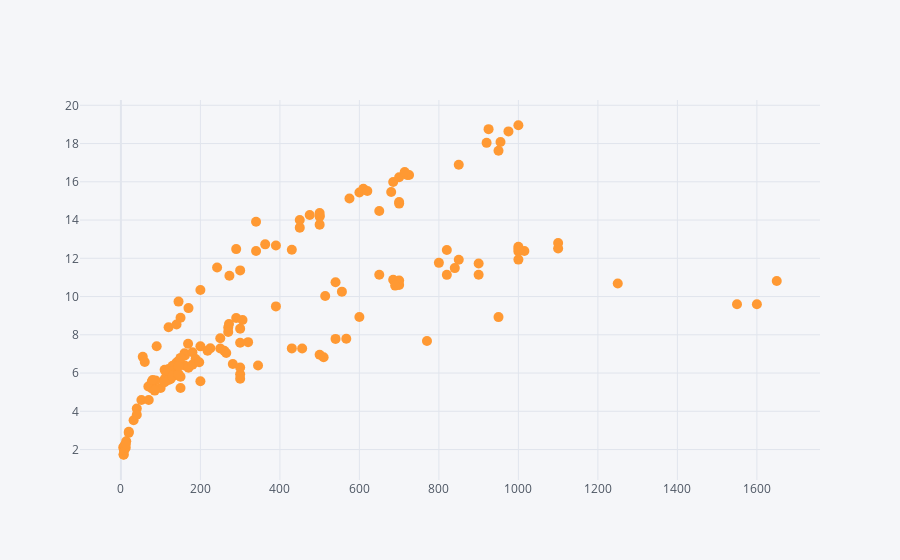

The cell this chart's notebook holds for it:
### Code cell
bagsdata.iplot(kind='scatter',x='Cost',y='Height',mode='markers',size=10)

### Figure 1 — Plotly figure (JSON) as saved in the notebook; plotly's stock layout.template omitted (floating-point values rounded to 4 significant figures; data arrays with more than 128 entries replaced by an {"elided": "..."} marker saying what was removed)
{"data": [{"line": {"color": "rgba(255, 153, 51, 1.0)", "dash": "solid", "shape": "linear", "width": 1.3}, "marker": {"size": 10, "symbol": "circle"}, "mode": "markers", "name": "Height", "text": "", "type": "scatter", "x": {"elided": "159 float values"}, "y": {"elided": "159 float values"}}], "layout": {"legend": {"bgcolor": "#F5F6F9", "font": {"color": "#4D5663"}}, "paper_bgcolor": "#F5F6F9", "plot_bgcolor": "#F5F6F9", "title": {"font": {"color": "#4D5663"}}, "xaxis": {"gridcolor": "#E1E5ED", "showgrid": true, "tickfont": {"color": "#4D5663"}, "title": {"font": {"color": "#4D5663"}, "text": ""}, "zerolinecolor": "#E1E5ED"}, "yaxis": {"gridcolor": "#E1E5ED", "showgrid": true, "tickfont": {"color": "#4D5663"}, "title": {"font": {"color": "#4D5663"}, "text": ""}, "zerolinecolor": "#E1E5ED"}}}
